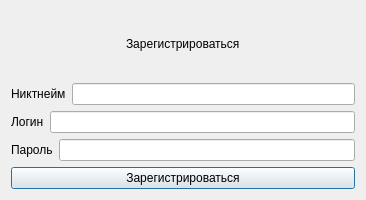
<?xml version="1.0" encoding="UTF-8"?>
<ui version="4.0">
 <class>Dialog</class>
 <widget class="QDialog" name="Dialog">
  <property name="geometry">
   <rect>
    <x>0</x>
    <y>0</y>
    <width>366</width>
    <height>200</height>
   </rect>
  </property>
  <property name="maximumSize">
   <size>
    <width>16777215</width>
    <height>200</height>
   </size>
  </property>
  <property name="windowTitle">
   <string>Dialog</string>
  </property>
  <layout class="QGridLayout" name="gridLayout">
   <item row="0" column="0">
    <layout class="QVBoxLayout" name="verticalLayout">
     <item>
      <layout class="QHBoxLayout" name="horizontalLayout_3">
       <item>
        <spacer name="horizontalSpacer">
         <property name="orientation">
          <enum>Qt::Horizontal</enum>
         </property>
         <property name="sizeHint" stdset="0">
          <size>
           <width>40</width>
           <height>20</height>
          </size>
         </property>
        </spacer>
       </item>
       <item>
        <widget class="QLabel" name="label">
         <property name="text">
          <string>Зарегистрироваться</string>
         </property>
        </widget>
       </item>
       <item>
        <spacer name="horizontalSpacer_2">
         <property name="orientation">
          <enum>Qt::Horizontal</enum>
         </property>
         <property name="sizeHint" stdset="0">
          <size>
           <width>40</width>
           <height>20</height>
          </size>
         </property>
        </spacer>
       </item>
      </layout>
     </item>
     <item>
      <layout class="QHBoxLayout" name="horizontalLayout_4">
       <item>
        <widget class="QLabel" name="label_4">
         <property name="text">
          <string>Никтнейм</string>
         </property>
        </widget>
       </item>
       <item>
        <widget class="QLineEdit" name="nicknameEdit"/>
       </item>
      </layout>
     </item>
     <item>
      <layout class="QHBoxLayout" name="horizontalLayout">
       <item>
        <widget class="QLabel" name="label_2">
         <property name="text">
          <string>Логин</string>
         </property>
        </widget>
       </item>
       <item>
        <widget class="QLineEdit" name="loginEdit"/>
       </item>
      </layout>
     </item>
     <item>
      <layout class="QHBoxLayout" name="horizontalLayout_2">
       <item>
        <widget class="QLabel" name="label_3">
         <property name="text">
          <string>Пароль</string>
         </property>
        </widget>
       </item>
       <item>
        <widget class="QLineEdit" name="passwordEdit"/>
       </item>
      </layout>
     </item>
     <item>
      <widget class="QPushButton" name="pushButton">
       <property name="text">
        <string>Зарегистрироваться</string>
       </property>
      </widget>
     </item>
    </layout>
   </item>
  </layout>
 </widget>
 <resources/>
 <connections/>
</ui>
